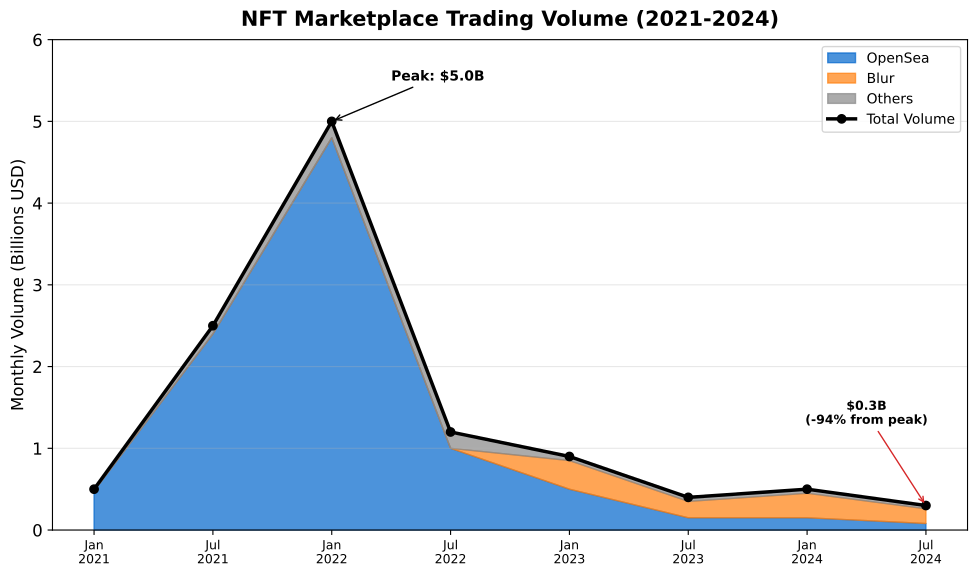

Source code (Python):
"""
NFT Trading Volume Trends (2021-2024)
Line chart showing volume decline from peak
"""

import matplotlib.pyplot as plt
import numpy as np
from pathlib import Path

CHART_METADATA = {
    'title': 'NFT Volume Trends',
    'url': 'https://github.com/Digital-AI-Finance/Blockchain_Crypto/tree/main/Module_C_NFTs_Digital_Assets/L23_NFT_Marketplaces/charts/05_nft_volume_trends'
}

plt.rcParams.update({
    'font.size': 14,
    'axes.labelsize': 14,
    'axes.titlesize': 16,
    'xtick.labelsize': 12,
    'ytick.labelsize': 12,
    'legend.fontsize': 12,
    'figure.figsize': (10, 6),
    'figure.dpi': 150
})

MLPURPLE = '#3333B2'
MLBLUE = '#0066CC'
MLORANGE = '#FF7F0E'
MLGREEN = '#2CA02C'
MLRED = '#D62728'

fig, ax = plt.subplots(figsize=(10, 6))

# Monthly NFT volume data (billions USD, synthetic based on market trends)
months = ['Jan\n2021', 'Jul\n2021', 'Jan\n2022', 'Jul\n2022',
          'Jan\n2023', 'Jul\n2023', 'Jan\n2024', 'Jul\n2024']
x = np.arange(len(months))

# Total market volume (estimated)
volume = [0.5, 2.5, 5.0, 1.2, 0.9, 0.4, 0.5, 0.3]  # Billions USD

# OpenSea vs Blur share (rough estimates)
opensea_share = [0.48, 2.4, 4.8, 1.0, 0.5, 0.15, 0.15, 0.08]
blur_share = [0, 0, 0, 0, 0.35, 0.2, 0.3, 0.18]

# Plot stacked area
ax.fill_between(x, 0, opensea_share, alpha=0.7, color=MLBLUE, label='OpenSea')
ax.fill_between(x, opensea_share, np.array(opensea_share) + np.array(blur_share),
                alpha=0.7, color=MLORANGE, label='Blur')
ax.fill_between(x, np.array(opensea_share) + np.array(blur_share), volume,
                alpha=0.7, color='#888888', label='Others')

# Total volume line
ax.plot(x, volume, color='black', linewidth=2.5, marker='o', markersize=6, label='Total Volume')

# Annotate peak
peak_idx = volume.index(max(volume))
ax.annotate(f'Peak: ${max(volume)}B', xy=(peak_idx, max(volume)),
            xytext=(peak_idx + 0.5, max(volume) + 0.5),
            fontsize=10, fontweight='bold',
            arrowprops=dict(arrowstyle='->', color='black'))

# Annotate current
ax.annotate(f'${volume[-1]}B\n(-94% from peak)', xy=(len(volume)-1, volume[-1]),
            xytext=(len(volume)-1.5, volume[-1] + 1),
            fontsize=9, fontweight='bold', ha='center',
            arrowprops=dict(arrowstyle='->', color=MLRED))

ax.set_xticks(x)
ax.set_xticklabels(months, fontsize=9)
ax.set_ylabel('Monthly Volume (Billions USD)', fontsize=12)
ax.set_ylim(0, 6)
ax.legend(loc='upper right', fontsize=10)
ax.grid(True, alpha=0.3, axis='y')

ax.set_title('NFT Marketplace Trading Volume (2021-2024)', fontweight='bold', fontsize=15, pad=10)
plt.tight_layout()

output_path = Path(__file__).parent / 'chart.pdf'
plt.savefig(output_path, bbox_inches='tight', dpi=300)
print(f"Chart saved to: {output_path.absolute()}")
plt.close()
